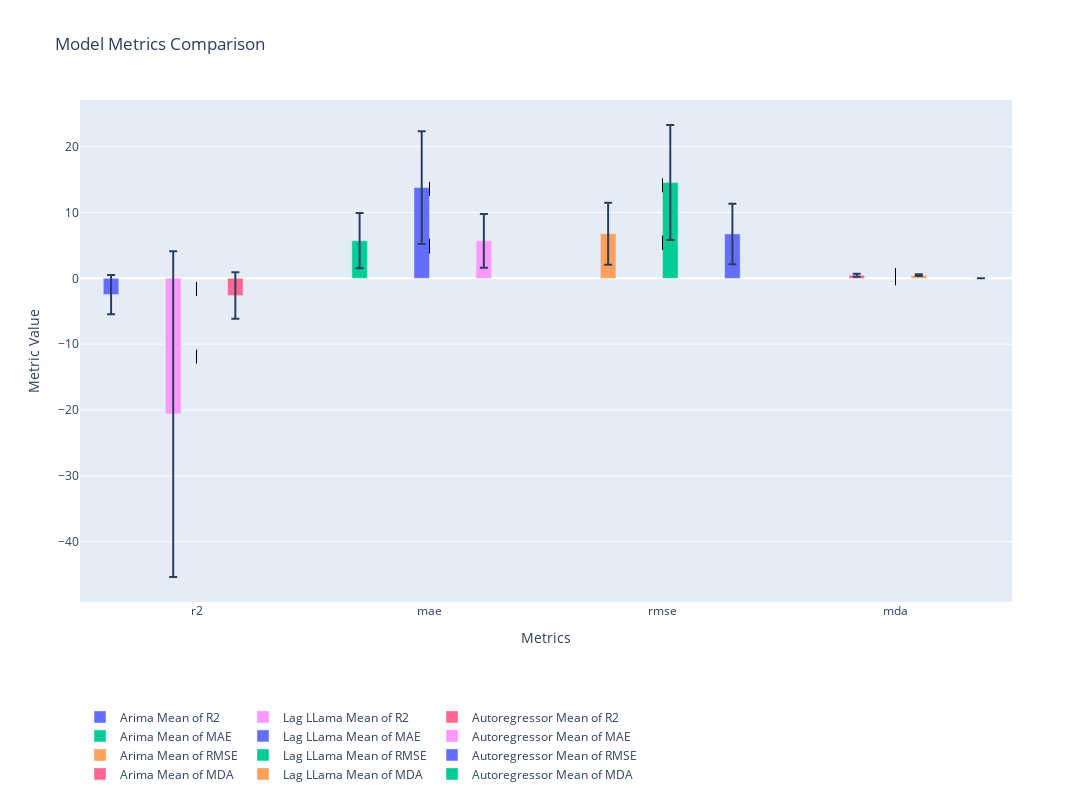

The notebook cell saved with this chart:
### Code cell
# Assuming 'r' is your list of dataframes
# Sample structure for 'r'
# r = [df1, df2, df3, ...]

# Model names
model_names = ['Arima', 'Lag LLama', 'Autoregressor']

# Extracting summary statistics for each model
summary_stats = {'model': [], 'metric': [], 'mean': [], 'median': [], 'std': []}
metrics = ['r2', 'mse', 'mae', 'rmse', 'mda']

for i, df in enumerate(s):
    for metric in metrics:
        summary_stats['model'].append(model_names[i])
        summary_stats['metric'].append(metric)
        summary_stats['mean'].append(df.loc['mean', metric])
        summary_stats['median'].append(df.loc['median', metric])
        summary_stats['std'].append(df.loc['std', metric])

summary_df = pd.DataFrame(summary_stats)

# Plotting
fig = go.Figure()

for model in model_names:
    for metric in metrics:
        # mse is too large for every model, so it hinders visualization
        if metric == "mse":
            continue

        metric_data = summary_df[(summary_df['model'] == model) & (summary_df['metric'] == metric)]
        fig.add_trace(go.Bar(
            x=[metric],
            y=metric_data['mean'],
            error_y=dict(type='data', array=metric_data['std'], visible=True),
            name=f'{model} Mean of {metric.upper()}',
            hovertext=f'{model}',
            hoverinfo='text+y',
            legendgroup=model
        ))

        # Adding median as a thick black line
        fig.add_trace(go.Scatter(
            x=[metric],
            y=metric_data['median'],
            mode='markers',
            marker=dict(color='black', size=10, symbol='line-ns-open'),
            name=f'{model} Median of {metric.upper()}',
            hoverinfo='skip',
            legendgroup=model,
            showlegend=False
        ))

# Updating layout
fig.update_layout(
    title='Model Metrics Comparison',
    barmode='group',
    xaxis=dict(title='Metrics'),
    yaxis=dict(title='Metric Value'),
    legend=dict(orientation='h', y=-0.2),
    height=800,
    width=1200
)

fig.show()

### Figure 1 — Plotly figure (JSON) as saved in the notebook; plotly's stock layout.template omitted (floating-point values rounded to 4 significant figures)
{"data": [{"error_y": {"array": [2.977], "type": "data", "visible": true}, "hoverinfo": "text+y", "hovertext": "Arima", "legendgroup": "Arima", "name": "Arima Mean of R2", "type": "bar", "x": ["r2"], "y": [-2.465]}, {"hoverinfo": "skip", "legendgroup": "Arima", "marker": {"color": "black", "size": 10, "symbol": "line-ns-open"}, "mode": "markers", "name": "Arima Median of R2", "showlegend": false, "type": "scatter", "x": ["r2"], "y": [-1.63]}, {"error_y": {"array": [4.195], "type": "data", "visible": true}, "hoverinfo": "text+y", "hovertext": "Arima", "legendgroup": "Arima", "name": "Arima Mean of MAE", "type": "bar", "x": ["mae"], "y": [5.713]}, {"hoverinfo": "skip", "legendgroup": "Arima", "marker": {"color": "black", "size": 10, "symbol": "line-ns-open"}, "mode": "markers", "name": "Arima Median of MAE", "showlegend": false, "type": "scatter", "x": ["mae"], "y": [4.824]}, {"error_y": {"array": [4.694], "type": "data", "visible": true}, "hoverinfo": "text+y", "hovertext": "Arima", "legendgroup": "Arima", "name": "Arima Mean of RMSE", "type": "bar", "x": ["rmse"], "y": [6.776]}, {"hoverinfo": "skip", "legendgroup": "Arima", "marker": {"color": "black", "size": 10, "symbol": "line-ns-open"}, "mode": "markers", "name": "Arima Median of RMSE", "showlegend": false, "type": "scatter", "x": ["rmse"], "y": [5.416]}, {"error_y": {"array": [0.2263], "type": "data", "visible": true}, "hoverinfo": "text+y", "hovertext": "Arima", "legendgroup": "Arima", "name": "Arima Mean of MDA", "type": "bar", "x": ["mda"], "y": [0.47]}, {"hoverinfo": "skip", "legendgroup": "Arima", "marker": {"color": "black", "size": 10, "symbol": "line-ns-open"}, "mode": "markers", "name": "Arima Median of MDA", "showlegend": false, "type": "scatter", "x": ["mda"], "y": [0.5]}, {"error_y": {"array": [24.74], "type": "data", "visible": true}, "hoverinfo": "text+y", "hovertext": "Lag LLama", "legendgroup": "Lag LLama", "name": "Lag LLama Mean of R2", "type": "bar", "x": ["r2"], "y": [-20.62]}, {"hoverinfo": "skip", "legendgroup": "Lag LLama", "marker": {"color": "black", "size": 10, "symbol": "line-ns-open"}, "mode": "markers", "name": "Lag LLama Median of R2", "showlegend": false, "type": "scatter", "x": ["r2"], "y": [-11.89]}, {"error_y": {"array": [8.565], "type": "data", "visible": true}, "hoverinfo": "text+y", "hovertext": "Lag LLama", "legendgroup": "Lag LLama", "name": "Lag LLama Mean of MAE", "type": "bar", "x": ["mae"], "y": [13.8]}, {"hoverinfo": "skip", "legendgroup": "Lag LLama", "marker": {"color": "black", "size": 10, "symbol": "line-ns-open"}, "mode": "markers", "name": "Lag LLama Median of MAE", "showlegend": false, "type": "scatter", "x": ["mae"], "y": [13.59]}, {"error_y": {"array": [8.72], "type": "data", "visible": true}, "hoverinfo": "text+y", "hovertext": "Lag LLama", "legendgroup": "Lag LLama", "name": "Lag LLama Mean of RMSE", "type": "bar", "x": ["rmse"], "y": [14.56]}, {"hoverinfo": "skip", "legendgroup": "Lag LLama", "marker": {"color": "black", "size": 10, "symbol": "line-ns-open"}, "mode": "markers", "name": "Lag LLama Median of RMSE", "showlegend": false, "type": "scatter", "x": ["rmse"], "y": [14.14]}, {"error_y": {"array": [0.1337], "type": "data", "visible": true}, "hoverinfo": "text+y", "hovertext": "Lag LLama", "legendgroup": "Lag LLama", "name": "Lag LLama Mean of MDA", "type": "bar", "x": ["mda"], "y": [0.47]}, {"hoverinfo": "skip", "legendgroup": "Lag LLama", "marker": {"color": "black", "size": 10, "symbol": "line-ns-open"}, "mode": "markers", "name": "Lag LLama Median of MDA", "showlegend": false, "type": "scatter", "x": ["mda"], "y": [0.5]}, {"error_y": {"array": [3.534], "type": "data", "visible": true}, "hoverinfo": "text+y", "hovertext": "Autoregressor", "legendgroup": "Autoregressor", "name": "Autoregressor Mean of R2", "type": "bar", "x": ["r2"], "y": [-2.621]}, {"hoverinfo": "skip", "legendgroup": "Autoregressor", "marker": {"color": "black", "size": 10, "symbol": "line-ns-open"}, "mode": "markers", "name": "Autoregressor Median of R2", "showlegend": false, "type": "scatter", "x": ["r2"], "y": [-1.601]}, {"error_y": {"array": [4.091], "type": "data", "visible": true}, "hoverinfo": "text+y", "hovertext": "Autoregressor", "legendgroup": "Autoregressor", "name": "Autoregressor Mean of MAE", "type": "bar", "x": ["mae"], "y": [5.7]}, {"hoverinfo": "skip", "legendgroup": "Autoregressor", "marker": {"color": "black", "size": 10, "symbol": "line-ns-open"}, "mode": "markers", "name": "Autoregressor Median of MAE", "showlegend": false, "type": "scatter", "x": ["mae"], "y": [4.961]}, {"error_y": {"array": [4.598], "type": "data", "visible": true}, "hoverinfo": "text+y", "hovertext": "Autoregressor", "legendgroup": "Autoregressor", "name": "Autoregressor Mean of RMSE", "type": "bar", "x": ["rmse"], "y": [6.748]}, {"hoverinfo": "skip", "legendgroup": "Autoregressor", "marker": {"color": "black", "size": 10, "symbol": "line-ns-open"}, "mode": "markers", "name": "Autoregressor Median of RMSE", "showlegend": false, "type": "scatter", "x": ["rmse"], "y": [5.391]}, {"error_y": {"array": [0], "type": "data", "visible": true}, "hoverinfo": "text+y", "hovertext": "Autoregressor", "legendgroup": "Autoregressor", "name": "Autoregressor Mean of MDA", "type": "bar", "x": ["mda"], "y": [0]}, {"hoverinfo": "skip", "legendgroup": "Autoregressor", "marker": {"color": "black", "size": 10, "symbol": "line-ns-open"}, "mode": "markers", "name": "Autoregressor Median of MDA", "showlegend": false, "type": "scatter", "x": ["mda"], "y": [0]}], "layout": {"barmode": "group", "height": 800, "legend": {"orientation": "h", "y": -0.2}, "title": {"text": "Model Metrics Comparison"}, "width": 1200, "xaxis": {"title": {"text": "Metrics"}}, "yaxis": {"title": {"text": "Metric Value"}}}}
